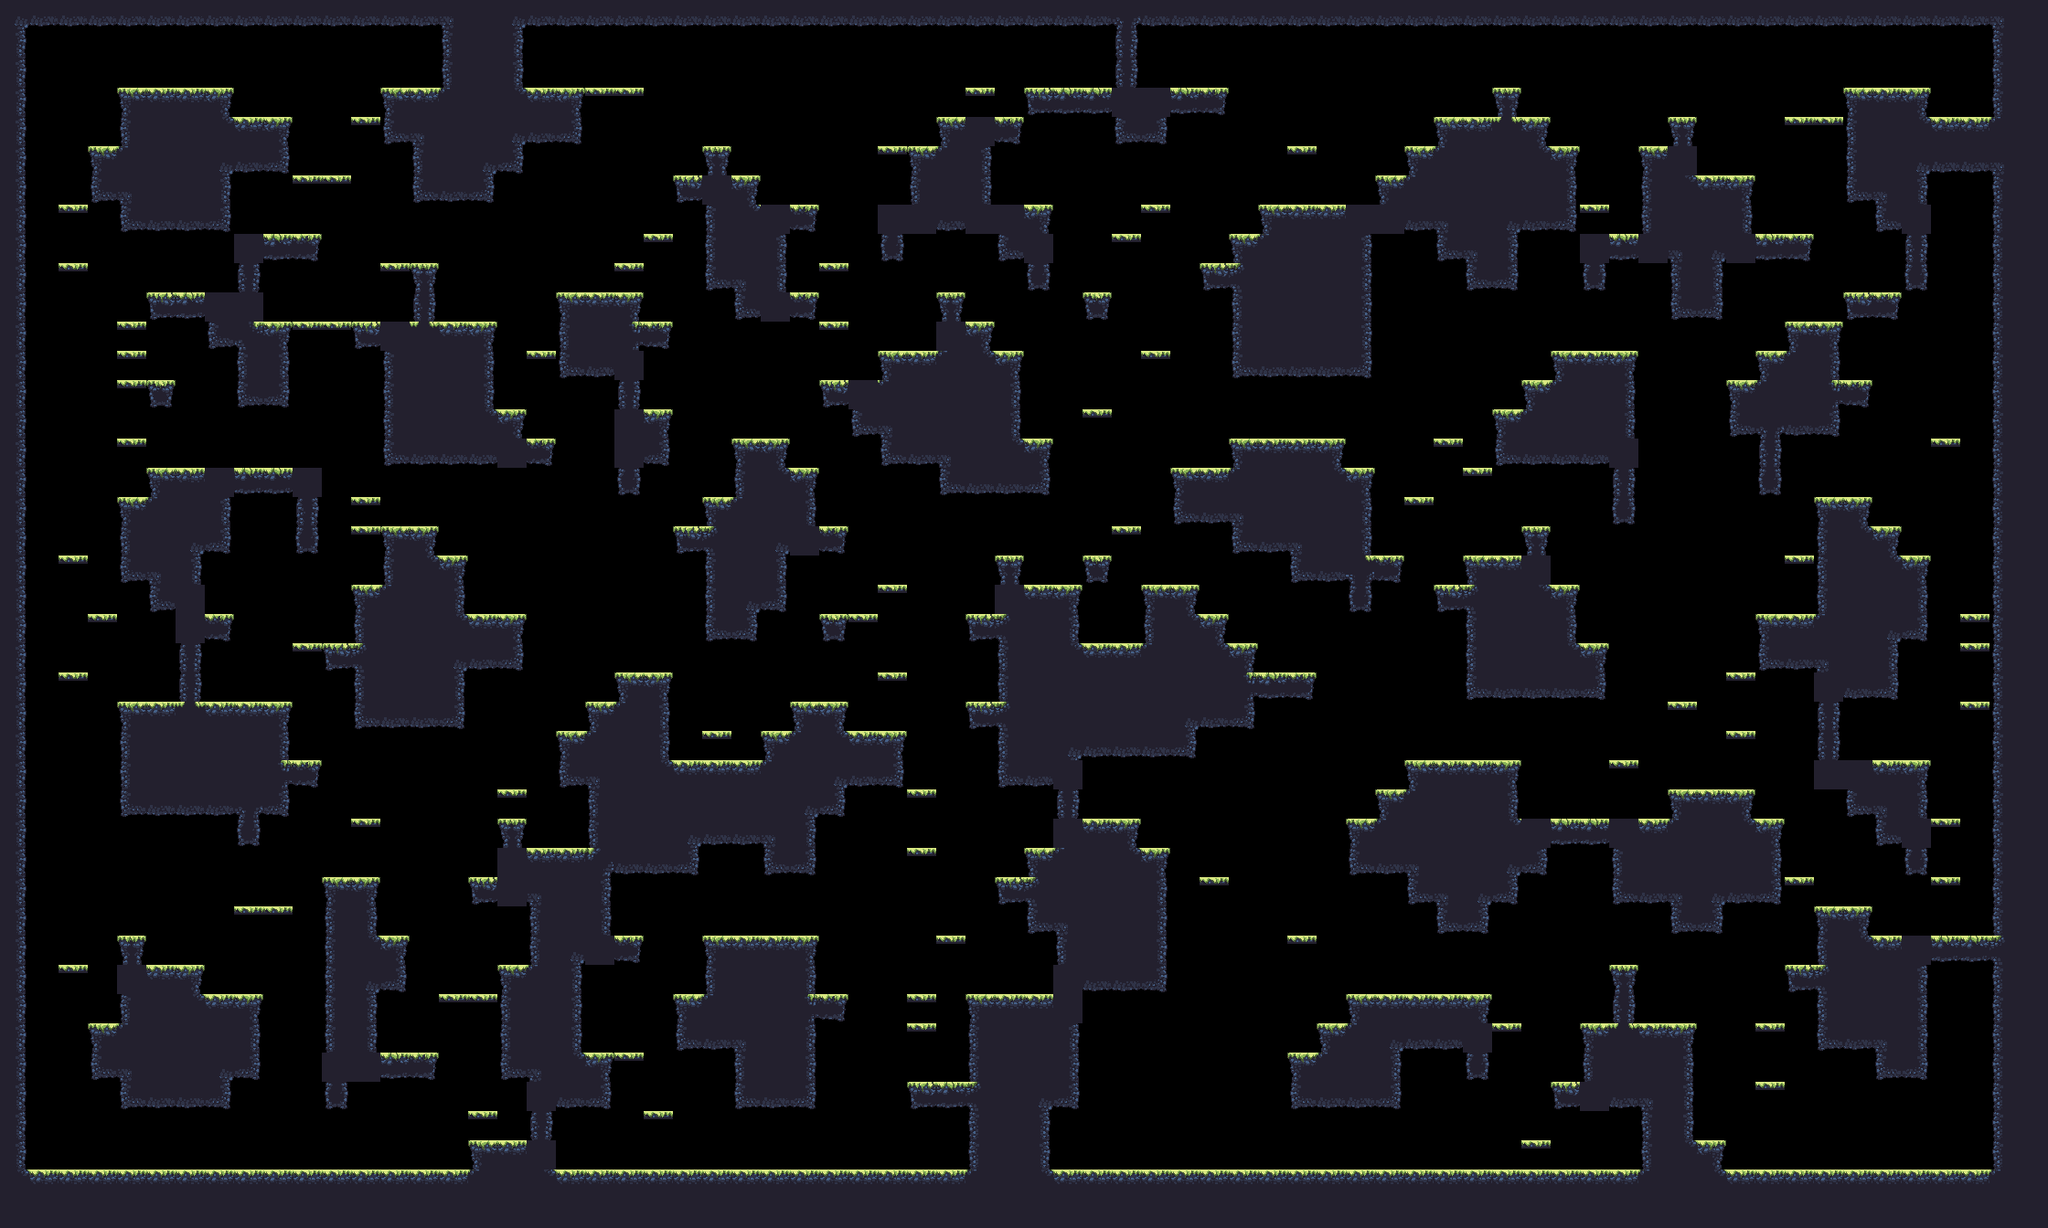

This is a level from a 2D game, rendered from its Tiled map with the project's own tilesets. A one-line summary and the map file follow, with tile-layer data summarised:
An orthogonal 70x42 tile map with 32x32 px tiles, 1 tile layer (main) and 17 objects (9x spawn, spawnPlayer0, spawnCrown0, spawnPlayer1, spawnCrown1, ...).

<map compressionlevel="0" height="42" infinite="0" nextlayerid="3" nextobjectid="4" orientation="orthogonal" renderorder="right-down" tiledversion="1.3.2" tileheight="32" tilewidth="32" version="1.2" width="70">
 <tileset firstgid="1" source="forest_summer_tile_set.tsx" />
 <layer height="42" id="1" name="main" width="70">
  <data>[2940 cells, 1308 non-empty, 28 distinct tile ids]</data>
 </layer>
 <objectgroup><object id="1" name="spawnPlayer0" x="128" y="496.0" /><object id="2" name="spawnCrown0" x="96" y="112.0" /><object id="3" name="spawnPlayer1" x="1984" y="208.0" /><object id="4" name="spawnCrown1" x="1856" y="80.0" /><object id="5" name="spawnPlayer2" x="96" y="1232.0" /><object id="6" name="spawnCrown2" x="96" y="1232.0" /><object id="7" name="spawnPlayer3" x="2080" y="1232.0" /><object id="8" name="spawnCrown3" x="2112" y="1232.0" /><object id="9" name="spawn" x="384" y="304.0" /><object id="10" name="spawn" x="352" y="784.0" /><object id="11" name="spawn" x="1280" y="880.0" /><object id="12" name="spawn" x="128" y="976.0" /><object id="13" name="spawn" x="1056" y="624.0" /><object id="14" name="spawn" x="960" y="752.0" /><object id="15" name="spawn" x="864" y="176.0" /><object id="16" name="spawn" x="2048" y="1232.0" /><object id="17" name="spawn" x="704" y="1232.0" /></objectgroup></map>
